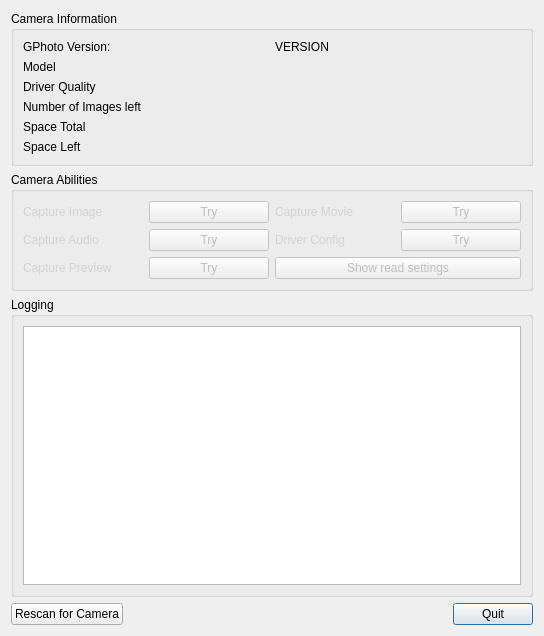
<?xml version="1.0" encoding="UTF-8"?>
<ui version="4.0">
 <class>InfoDialog</class>
 <widget class="QDialog" name="InfoDialog">
  <property name="geometry">
   <rect>
    <x>0</x>
    <y>0</y>
    <width>544</width>
    <height>636</height>
   </rect>
  </property>
  <property name="windowTitle">
   <string>GPhoto Camera Information</string>
  </property>
  <layout class="QVBoxLayout" name="verticalLayout_5">
   <item>
    <widget class="QGroupBox" name="groupBox">
     <property name="title">
      <string>Camera Information</string>
     </property>
     <layout class="QVBoxLayout" name="verticalLayout_4">
      <item>
       <layout class="QHBoxLayout" name="horizontalLayout_2">
        <item>
         <widget class="QLabel" name="label">
          <property name="text">
           <string>GPhoto Version:</string>
          </property>
         </widget>
        </item>
        <item>
         <widget class="QLabel" name="lb_version_local">
          <property name="text">
           <string>VERSION</string>
          </property>
         </widget>
        </item>
       </layout>
      </item>
      <item>
       <layout class="QHBoxLayout" name="horizontalLayout_4">
        <item>
         <widget class="QLabel" name="label_3">
          <property name="text">
           <string>Model</string>
          </property>
         </widget>
        </item>
        <item>
         <widget class="QLabel" name="lb_model">
          <property name="text">
           <string/>
          </property>
         </widget>
        </item>
       </layout>
      </item>
      <item>
       <layout class="QHBoxLayout" name="horizontalLayout_5">
        <item>
         <widget class="QLabel" name="label_4">
          <property name="text">
           <string>Driver Quality</string>
          </property>
         </widget>
        </item>
        <item>
         <widget class="QLabel" name="lb_quality">
          <property name="text">
           <string/>
          </property>
         </widget>
        </item>
       </layout>
      </item>
      <item>
       <layout class="QHBoxLayout" name="horizontalLayout_6">
        <item>
         <widget class="QLabel" name="label_5">
          <property name="text">
           <string>Number of Images left</string>
          </property>
         </widget>
        </item>
        <item>
         <widget class="QLabel" name="lb_images_left">
          <property name="text">
           <string/>
          </property>
         </widget>
        </item>
       </layout>
      </item>
      <item>
       <layout class="QHBoxLayout" name="horizontalLayout_7">
        <item>
         <widget class="QLabel" name="label_6">
          <property name="text">
           <string>Space Total</string>
          </property>
         </widget>
        </item>
        <item>
         <widget class="QLabel" name="lb_space_total">
          <property name="text">
           <string/>
          </property>
         </widget>
        </item>
       </layout>
      </item>
      <item>
       <layout class="QHBoxLayout" name="horizontalLayout_8">
        <item>
         <widget class="QLabel" name="label_7">
          <property name="text">
           <string>Space Left</string>
          </property>
         </widget>
        </item>
        <item>
         <widget class="QLabel" name="lb_space_left">
          <property name="text">
           <string/>
          </property>
         </widget>
        </item>
       </layout>
      </item>
     </layout>
    </widget>
   </item>
   <item>
    <widget class="QGroupBox" name="groupBox_4">
     <property name="styleSheet">
      <string notr="true">QLabel:disabled {
	color: rgb(211, 211, 211);
}</string>
     </property>
     <property name="title">
      <string>Camera Abilities</string>
     </property>
     <layout class="QHBoxLayout" name="horizontalLayout_3">
      <item>
       <layout class="QVBoxLayout" name="verticalLayout_2">
        <item>
         <layout class="QHBoxLayout" name="horizontalLayout_10">
          <item>
           <widget class="QLabel" name="lb_capture_image">
            <property name="enabled">
             <bool>false</bool>
            </property>
            <property name="text">
             <string>Capture Image</string>
            </property>
           </widget>
          </item>
          <item>
           <widget class="QPushButton" name="pb_capture_image">
            <property name="enabled">
             <bool>false</bool>
            </property>
            <property name="minimumSize">
             <size>
              <width>72</width>
              <height>0</height>
             </size>
            </property>
            <property name="text">
             <string>Try</string>
            </property>
            <property name="autoDefault">
             <bool>false</bool>
            </property>
           </widget>
          </item>
         </layout>
        </item>
        <item>
         <layout class="QHBoxLayout" name="horizontalLayout_9">
          <item>
           <widget class="QLabel" name="lb_capture_audio">
            <property name="enabled">
             <bool>false</bool>
            </property>
            <property name="text">
             <string>Capture Audio</string>
            </property>
           </widget>
          </item>
          <item>
           <widget class="QPushButton" name="pb_capture_audio">
            <property name="enabled">
             <bool>false</bool>
            </property>
            <property name="minimumSize">
             <size>
              <width>72</width>
              <height>0</height>
             </size>
            </property>
            <property name="text">
             <string>Try</string>
            </property>
            <property name="autoDefault">
             <bool>false</bool>
            </property>
           </widget>
          </item>
         </layout>
        </item>
        <item>
         <layout class="QHBoxLayout" name="horizontalLayout_11">
          <item>
           <widget class="QLabel" name="lb_capture_preview">
            <property name="enabled">
             <bool>false</bool>
            </property>
            <property name="text">
             <string>Capture Preview</string>
            </property>
           </widget>
          </item>
          <item>
           <widget class="QPushButton" name="pb_capture_preview">
            <property name="enabled">
             <bool>false</bool>
            </property>
            <property name="minimumSize">
             <size>
              <width>72</width>
              <height>0</height>
             </size>
            </property>
            <property name="text">
             <string>Try</string>
            </property>
            <property name="autoDefault">
             <bool>false</bool>
            </property>
           </widget>
          </item>
         </layout>
        </item>
       </layout>
      </item>
      <item>
       <layout class="QVBoxLayout" name="verticalLayout">
        <item>
         <layout class="QHBoxLayout" name="horizontalLayout_12">
          <item>
           <widget class="QLabel" name="lb_capture_movie">
            <property name="enabled">
             <bool>false</bool>
            </property>
            <property name="text">
             <string>Capture Movie</string>
            </property>
           </widget>
          </item>
          <item>
           <widget class="QPushButton" name="pb_capture_movie">
            <property name="enabled">
             <bool>false</bool>
            </property>
            <property name="minimumSize">
             <size>
              <width>72</width>
              <height>0</height>
             </size>
            </property>
            <property name="text">
             <string>Try</string>
            </property>
            <property name="autoDefault">
             <bool>false</bool>
            </property>
           </widget>
          </item>
         </layout>
        </item>
        <item>
         <layout class="QHBoxLayout" name="horizontalLayout_13">
          <item>
           <widget class="QLabel" name="lb_driver_configuration">
            <property name="enabled">
             <bool>false</bool>
            </property>
            <property name="text">
             <string>Driver Config</string>
            </property>
           </widget>
          </item>
          <item>
           <widget class="QPushButton" name="pb_driver_configuration">
            <property name="enabled">
             <bool>false</bool>
            </property>
            <property name="minimumSize">
             <size>
              <width>72</width>
              <height>0</height>
             </size>
            </property>
            <property name="text">
             <string>Try</string>
            </property>
            <property name="autoDefault">
             <bool>false</bool>
            </property>
           </widget>
          </item>
         </layout>
        </item>
        <item>
         <widget class="QPushButton" name="pb_read_settings">
          <property name="enabled">
           <bool>false</bool>
          </property>
          <property name="text">
           <string>Show read settings</string>
          </property>
         </widget>
        </item>
       </layout>
      </item>
     </layout>
    </widget>
   </item>
   <item>
    <widget class="QGroupBox" name="groupBox_3">
     <property name="title">
      <string>Logging</string>
     </property>
     <layout class="QHBoxLayout" name="horizontalLayout">
      <item>
       <widget class="QPlainTextEdit" name="log">
        <property name="lineWrapMode">
         <enum>QPlainTextEdit::NoWrap</enum>
        </property>
        <property name="readOnly">
         <bool>true</bool>
        </property>
        <property name="centerOnScroll">
         <bool>false</bool>
        </property>
       </widget>
      </item>
     </layout>
    </widget>
   </item>
   <item>
    <layout class="QHBoxLayout" name="horizontalLayout_15">
     <item>
      <widget class="QPushButton" name="pb_rescan">
       <property name="text">
        <string>Rescan for Camera</string>
       </property>
      </widget>
     </item>
     <item>
      <spacer name="horizontalSpacer">
       <property name="orientation">
        <enum>Qt::Horizontal</enum>
       </property>
       <property name="sizeHint" stdset="0">
        <size>
         <width>40</width>
         <height>20</height>
        </size>
       </property>
      </spacer>
     </item>
     <item>
      <widget class="QPushButton" name="pb_close">
       <property name="text">
        <string>Quit</string>
       </property>
       <property name="default">
        <bool>true</bool>
       </property>
      </widget>
     </item>
    </layout>
   </item>
  </layout>
 </widget>
 <resources/>
 <connections>
  <connection>
   <sender>pb_close</sender>
   <signal>clicked()</signal>
   <receiver>InfoDialog</receiver>
   <slot>accept()</slot>
   <hints>
    <hint type="sourcelabel">
     <x>494</x>
     <y>709</y>
    </hint>
    <hint type="destinationlabel">
     <x>409</x>
     <y>703</y>
    </hint>
   </hints>
  </connection>
 </connections>
</ui>
